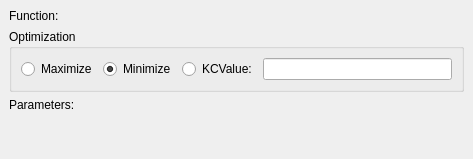
<ui version="4.0" >
 <author>Stefan Nikolaus &lt;stefan.nikolaus@kdemail.net></author>
 <comment>This file is part of the KDE project
Copyright (C) 2006 Stefan Nikolaus &lt;stefan.nikolaus@kdemail.net>

This library is free software; you can redistribute it and/or
modify it under the terms of the GNU Library General Public
License as published by the Free Software Foundation; either
version 2 of the License, or (at your option) any later version.

This library is distributed in the hope that it will be useful,
but WITHOUT ANY WARRANTY; without even the implied warranty of
MERCHANTABILITY or FITNESS FOR A PARTICULAR PURPOSE.  See the
GNU Library General Public License for more details.

You should have received a copy of the GNU Library General Public
License along with this library; see the file COPYING.LIB.  If not,
write to the Free Software Foundation, Inc., 51 Franklin Street,
Fifth Floor, Boston, MA 02110-1301, USA.</comment>
 <class>Solver</class>
 <widget class="QWidget" name="Solver" >
  <property name="geometry" >
   <rect>
    <x>0</x>
    <y>0</y>
    <width>473</width>
    <height>159</height>
   </rect>
  </property>
  <layout class="QGridLayout" >
   <property name="margin" >
    <number>9</number>
   </property>
   <property name="spacing" >
    <number>6</number>
   </property>
   <item row="2" column="1" >
    <widget class="RegionSelector" name="parameters" />
   </item>
   <item row="1" column="0" colspan="2" >
    <widget class="QGroupBox" name="groupBox" >
     <property name="title" >
      <string>Optimization</string>
     </property>
     <layout class="QHBoxLayout" >
      <property name="margin" >
       <number>9</number>
      </property>
      <property name="spacing" >
       <number>6</number>
      </property>
      <item>
       <widget class="QRadioButton" name="maximizeButton" >
        <property name="text" >
         <string>Maximize</string>
        </property>
       </widget>
      </item>
      <item>
       <widget class="QRadioButton" name="minimizeButton" >
        <property name="text" >
         <string>Minimize</string>
        </property>
        <property name="checked" >
         <bool>true</bool>
        </property>
       </widget>
      </item>
      <item>
       <widget class="QRadioButton" name="valueButton" >
        <property name="text" >
         <string>KCValue:</string>
        </property>
       </widget>
      </item>
      <item>
       <widget class="KLineEdit" name="value" />
      </item>
     </layout>
    </widget>
   </item>
   <item row="2" column="0" >
    <widget class="QLabel" name="label_2" >
     <property name="text" >
      <string>Parameters:</string>
     </property>
    </widget>
   </item>
   <item row="0" column="1" >
    <widget class="RegionSelector" name="function" />
   </item>
   <item row="0" column="0" >
    <widget class="QLabel" name="label" >
     <property name="text" >
      <string>Function:</string>
     </property>
    </widget>
   </item>
   <item row="3" column="1" >
    <spacer>
     <property name="orientation" >
      <enum>Qt::Vertical</enum>
     </property>
     <property name="sizeHint" >
      <size>
       <width>20</width>
       <height>40</height>
      </size>
     </property>
    </spacer>
   </item>
  </layout>
 </widget>
 <layoutfunction spacing="KDialog::spacingHint" margin="KDialog::marginHint" />
 <customwidgets>
  <customwidget>
   <class>RegionSelector</class>
   <extends>QWidget</extends>
   <header>RegionSelector.h</header>
  </customwidget>
    <customwidget>
      <class>KLineEdit</class>
      <extends>QLineEdit</extends>
      <header>klineedit.h</header>
      <container>0</container>
      <pixmap></pixmap>
    </customwidget>
 </customwidgets>
 <includes>
  <include location="global" >kdialog.h</include>
 </includes>
 <resources/>
 <connections/>
</ui>
